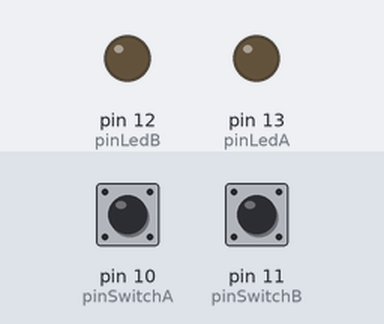
This sketch was run on a simulated Arduino Uno, built with avr-gcc and run on an emulated ATmega328P. On the bench: output pins drawn as LEDs (lit = HIGH). Dashed ring = blinking. The test bench sets the inputs (shaded band); at power-on: pin 10 (pinSwitchA) HIGH, pin 11 (pinSwitchB) HIGH.

Above: at 1.2 s.
1.3 s: pin 10 (pinSwitchA) pulled LOW for 1 s
At 3.0 s:
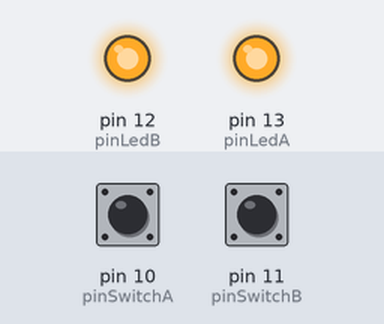
3.8 s: pin 11 (pinSwitchB) pulled LOW for 1 s
At 4.1 s:
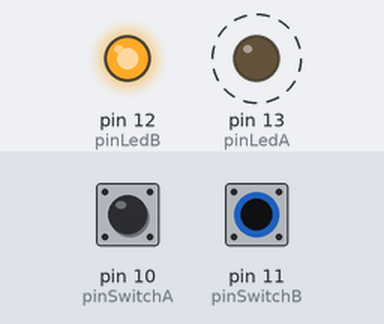
6.3 s: pin 11 (pinSwitchB) pulled LOW for 0.25 s
At 7.4 s:
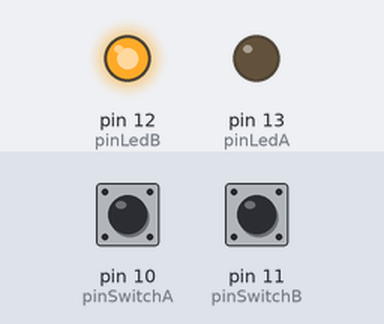
8.0 s: pin 11 (pinSwitchB) pulled LOW for 3.2 s
At 8.1 s:
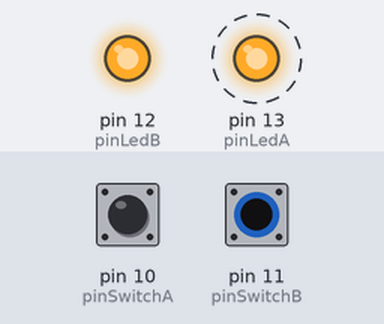
12.7 s: pin 10 (pinSwitchA) driven LOW and pin 11 (pinSwitchB) driven LOW
At 12.9 s:
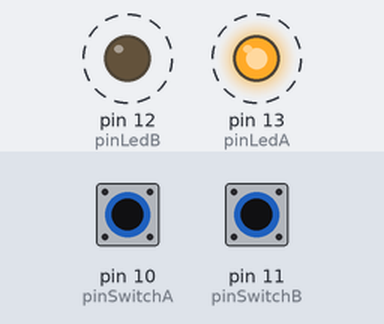
Timing chart, 0 to 16.7 s (numbered marks = the images above; inputs shaded):
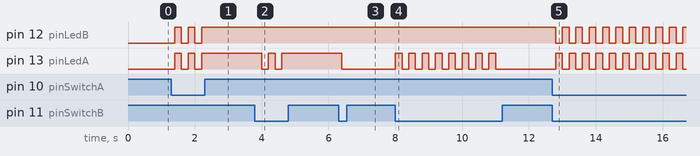

The sketch:

main.ino
```cpp
int pinSwitchA = 10;
int pinSwitchB = 11;
int pinLedA = 13;
int pinLedB = 12;
bool valueSwitchA;
bool valueSwitchB;
bool stateA = false;
bool stateB = false;

void setup()
{
  pinMode(pinSwitchA, INPUT_PULLUP);
  pinMode(pinSwitchB, INPUT_PULLUP);
  pinMode(pinLedA, OUTPUT);
  pinMode(pinLedB, OUTPUT);
}

void loop()
{
  valueSwitchA = digitalRead(pinSwitchA);
  valueSwitchB = digitalRead(pinSwitchB);

  if (! valueSwitchA) {
    stateA= !stateA;
    digitalWrite(pinLedA, stateA);
    digitalWrite(pinLedB, stateA);
  }

  if (! valueSwitchB) {
    stateB = !stateB;
    digitalWrite(pinLedA, stateB);
  }

  delay(200);
}
```

Measured:
- after the input at 1.3 s, pin 12 (pinLedB), pin 13 (pinLedA): alternates HIGH for 0.20 s and LOW for 0.20 s, 5 changes in all, then stays HIGH, starting after 0.10 s
- after the input at 3.8 s, pin 13 (pinLedA): alternates HIGH for 0.20 s and LOW for 0.20 s, 4 changes in all, then stays HIGH, starting after 0.20 s
- after the input at 6.3 s, pin 13 (pinLedA): HIGH → LOW after 0.10 s
- after the input at 8.0 s, pin 13 (pinLedA): alternates HIGH for 0.20 s and LOW for 0.20 s, 16 changes in all, then stays LOW, starting at once
- after the input at 12.7 s, pin 12 (pinLedB), pin 13 (pinLedA): alternates HIGH for 0.20 s and LOW for 0.20 s, starting after 0.10 s
